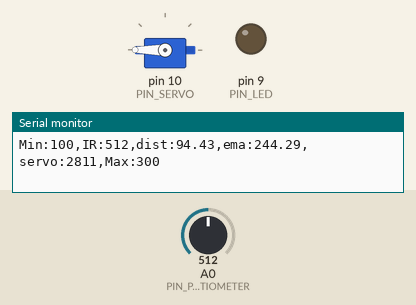
Recording of a sketch running on a simulated Arduino Uno, built with avr-gcc and run on an emulated ATmega328P. Shown: servo, output pins drawn as LEDs (lit = HIGH), the last lines printed to the serial monitor. The test bench sets the inputs (shaded band); at power-on: A0 (PIN_POTENTIOMETER) = 512.

Above: at 0.17 s.
1.3 s: A0 (PIN_POTENTIOMETER) set to 306
At 4.0 s:
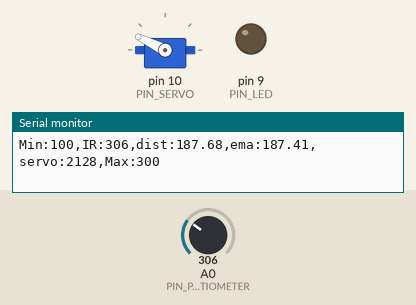
4.3 s: A0 (PIN_POTENTIOMETER) set to 290
At 5.7 s:
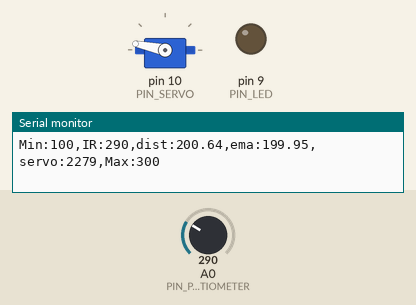
7.3 s: A0 (PIN_POTENTIOMETER) set to 563
At 8.4 s:
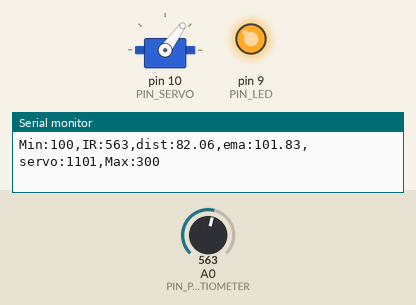
10.3 s: A0 (PIN_POTENTIOMETER) set to 122
At 11.5 s:
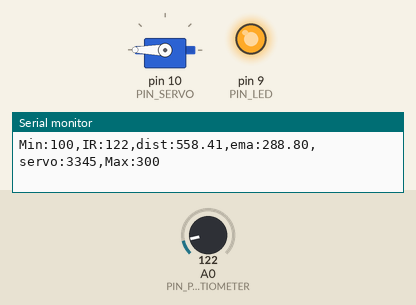
12.0 s: A0 (PIN_POTENTIOMETER) set to 260
At 13.2 s:
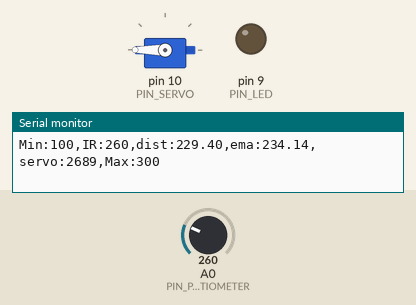
13.5 s: A0 (PIN_POTENTIOMETER) set to 224
16.5 s: A0 (PIN_POTENTIOMETER) set to 207
At 18.3 s:
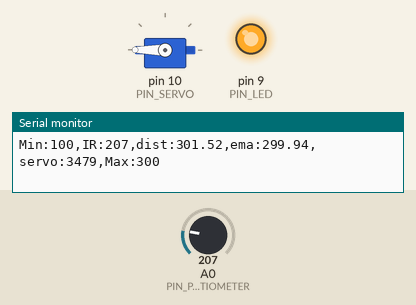
Timing chart, 0 to 19.8 s (numbered marks = the images above; inputs shaded):
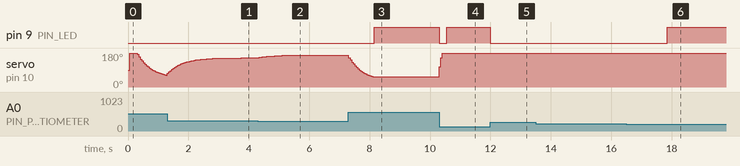

Measured:
- the behaviour switches between 208 and 207 on A0 (PIN_POTENTIOMETER) (found by bisection; images 5 and 6)
- after the input at 1.3 s, pin 9 (PIN_LED): stays LOW (without the input it goes to HIGH after 0.45 s)
- after the input at 4.3 s, servo on pin 10 (PIN_SERVO): moves from 154° to 169° over 1.5 s, starting at once
- after the input at 7.3 s, pin 9 (PIN_LED): LOW → HIGH after 0.85 s; servo on pin 10 (PIN_SERVO): moves from 169° to 54° over 0.80 s, starting at once
- after the input at 10.3 s, pin 9 (PIN_LED): HIGH → LOW at once, → HIGH 0.25 s later; servo on pin 10 (PIN_SERVO): 54° → 180° at once
- after the input at 12.0 s, pin 9 (PIN_LED): HIGH → LOW at once
- after the input at 16.5 s, pin 9 (PIN_LED): LOW → HIGH after 1.4 s

The sketch:

17_example_1.ino
```cpp
#include <Servo.h>

// Arduino pin assignment

#define PIN_LED   9   // LED active-low

#define PIN_POTENTIOMETER 0 // Potentiometer at Pin A0
// Add IR Sensor Definition Here !!!
#define PIN_SERVO 10

#define _DIST_MIN 100     // minimum distance to be measured (unit: mm)
#define _DIST_MAX 300     // maximum distance to be measured (unit: mm)

#define _DUTY_MIN 553  // servo full clock-wise position (0 degree)
#define _DUTY_NEU 1476 // servo neutral position (90 degree)
#define _DUTY_MAX 2399 // servo full counter-clockwise position (180 degree)


// Target Distance
#define _TARGET_LOW  100.0
#define _TARGET_HIGH 250.0

#define LOOP_INTERVAL 50   // Loop Interval (unit: msec)

#define _EMA_ALPHA 0.1    // EMA weight of new sample (range: 0 to 1)

float dist_ema, dist_prev = _DIST_MAX;
float dist;

Servo myservo;
unsigned long last_loop_time;   // unit: msec
unsigned long last_sampling_time_servo;  // unit: msec
unsigned long last_sampling_time_serial; // unit: msec


void setup()
{
  myservo.attach(PIN_SERVO);
  myservo.writeMicroseconds(_DUTY_NEU);
  pinMode(PIN_LED, OUTPUT);
  Serial.begin(1000000);
}

void loop()
{
  unsigned long time_curr = millis();
  int a_value, duty;

  // wait until next event time
  if (time_curr < (last_loop_time + LOOP_INTERVAL))
    return;
  last_loop_time += LOOP_INTERVAL;


  // Remove Next line !!!
  a_value = analogRead(PIN_POTENTIOMETER);
  // Read IR Sensor value !!!
  dist = (6762.0/(a_value-9)-4.0)*10.0;


    if ((dist_ema < _DIST_MIN) || (dist_ema > _DIST_MAX))
        dist_ema = dist_prev;
    else
        dist_prev = dist_ema;

  // we need distance range filter here !!!

dist_ema = dist*_EMA_ALPHA + (1-_EMA_ALPHA)*dist_ema;
  // we need EMA filter here !!!

if (dist_ema < _DIST_MIN) {
    dist_ema = dist_prev;           // cut lower tha00n minimum
    digitalWrite(PIN_LED, 1);       // LED OFF

  } else if (dist_ema > _DIST_MAX) {
    dist_ema = dist_prev;           // Cut higher than maximum
    digitalWrite(PIN_LED, 1);       // LED OFF
  } else {    // In desired Range
    digitalWrite(PIN_LED, 0);       // LED ON
    dist_prev = dist_ema;
  }

  // map distance into duty
  duty = (dist_ema -10)*12;
  myservo.writeMicroseconds(duty);

  // print IR sensor value, distnace, duty !!!
  Serial.print("Min:");    Serial.print(_DIST_MIN);
    Serial.print(",IR:");   Serial.print(a_value);
    Serial.print(",dist:");   Serial.print(dist);
    Serial.print(",ema:"); Serial.print(dist_ema);
    Serial.print(",servo:");  Serial.print(duty);
    Serial.print(",Max:");   Serial.print(_DIST_MAX);
    Serial.println("");
}
```
